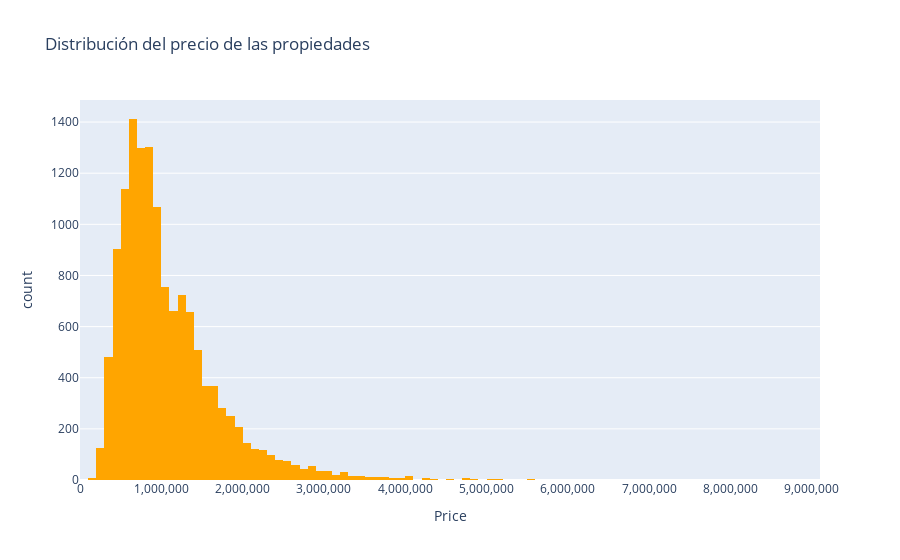
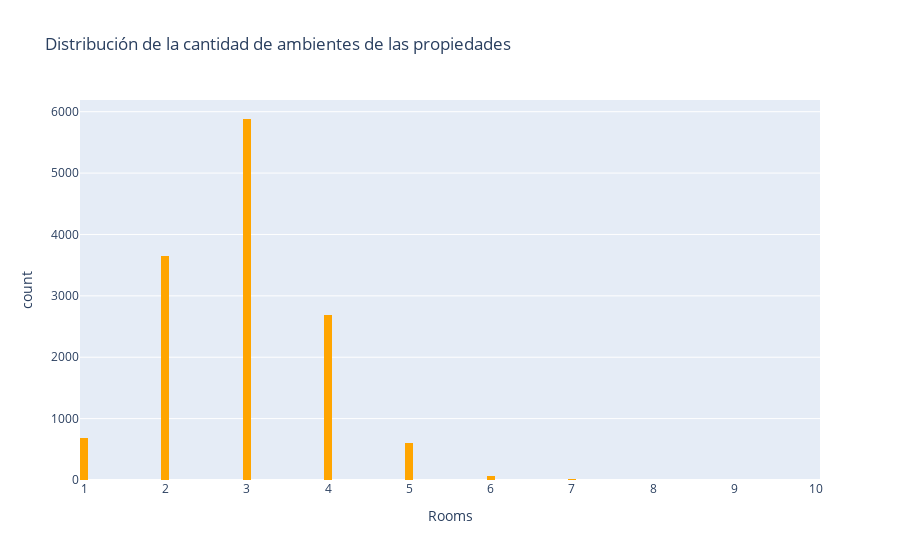

The notebook cell these images were saved under, in order:
### Markdown cell above
Observamos que existen outliers. Solo sera necesario eliminar teninendo en cuenta el precio ya que estan relacionados. 
Por ejemplo el outlier de 10 habitaciones sera tambien un outlier de precio.
Nos exponemos a tener datos erroneos como una propiedad de 10 habitaciones pero de valor promedio, lo cual es inconsistente

### Code cell
#Distplot para observar la distribución de una forma más detallada
fig1 = px.histogram(melb_limpio, x='Price', nbins=100, title='Distribución del precio de las propiedades', color_discrete_sequence=['#FFA500'])
fig2 = px.histogram(melb_limpio, x='Rooms', nbins=100, title='Distribución de la cantidad de ambientes de las propiedades', color_discrete_sequence=['#FFA500'])


fig1.update_layout(xaxis_tickformat = ',.0f')
fig2.update_layout(xaxis_tickformat = ',.0f')


fig1.show()
fig2.show()

### Figure 1 — Plotly figure (JSON) as saved in the notebook; plotly's stock layout.template omitted (floating-point values rounded to 4 significant figures; data arrays with more than 128 entries replaced by an {"elided": "..."} marker saying what was removed)
{"data": [{"alignmentgroup": "True", "bingroup": "x", "hovertemplate": "Price=%{x}<br>count=%{y}<extra></extra>", "legendgroup": "", "marker": {"color": "#FFA500", "pattern": {"shape": ""}}, "name": "", "nbinsx": 100, "offsetgroup": "", "orientation": "v", "showlegend": false, "type": "histogram", "x": {"elided": "13580 int values"}, "xaxis": "x", "yaxis": "y"}], "layout": {"barmode": "relative", "legend": {"tracegroupgap": 0}, "title": {"text": "Distribución del precio de las propiedades"}, "xaxis": {"anchor": "y", "domain": [0, 1], "tickformat": ",.0f", "title": {"text": "Price"}}, "yaxis": {"anchor": "x", "domain": [0, 1], "title": {"text": "count"}}}}

### Figure 2 — Plotly figure (JSON) as saved in the notebook; plotly's stock layout.template omitted (floating-point values rounded to 4 significant figures; data arrays with more than 128 entries replaced by an {"elided": "..."} marker saying what was removed)
{"data": [{"alignmentgroup": "True", "bingroup": "x", "hovertemplate": "Rooms=%{x}<br>count=%{y}<extra></extra>", "legendgroup": "", "marker": {"color": "#FFA500", "pattern": {"shape": ""}}, "name": "", "nbinsx": 100, "offsetgroup": "", "orientation": "v", "showlegend": false, "type": "histogram", "x": {"elided": "13580 int values"}, "xaxis": "x", "yaxis": "y"}], "layout": {"barmode": "relative", "legend": {"tracegroupgap": 0}, "title": {"text": "Distribución de la cantidad de ambientes de las propiedades"}, "xaxis": {"anchor": "y", "domain": [0, 1], "tickformat": ",.0f", "title": {"text": "Rooms"}}, "yaxis": {"anchor": "x", "domain": [0, 1], "title": {"text": "count"}}}}
